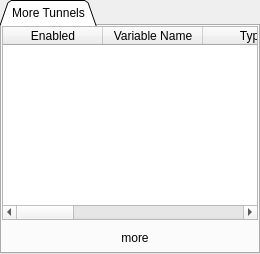
             <widget class="QTabWidget" name="tabEditMoreSettings">
              <property name="enabled">
               <bool>true</bool>
              </property>
              <property name="tabShape">
               <enum>QTabWidget::TabShape::Triangular</enum>
              </property>
              <property name="currentIndex">
               <number>0</number>
              </property>
              <property name="documentMode">
               <bool>false</bool>
              </property>
              <property name="movable">
               <bool>false</bool>
              </property>
              <widget class="QWidget" name="tabMoreTunnels">
               <attribute name="title">
                <string>More Tunnels</string>
               </attribute>
               <layout class="QVBoxLayout" name="verticalLayout_5">
                <property name="leftMargin">
                 <number>0</number>
                </property>
                <property name="topMargin">
                 <number>0</number>
                </property>
                <property name="rightMargin">
                 <number>0</number>
                </property>
                <property name="bottomMargin">
                 <number>3</number>
                </property>
                <item>
                 <widget class="MoreTunnelsEditWidget" name="widgetMoreTunnels" native="true">
                  <layout class="QGridLayout" name="gridLayout_8">
                   <property name="leftMargin">
                    <number>0</number>
                   </property>
                   <property name="topMargin">
                    <number>0</number>
                   </property>
                   <property name="rightMargin">
                    <number>0</number>
                   </property>
                   <property name="bottomMargin">
                    <number>0</number>
                   </property>
                   <item row="0" column="0">
                    <widget class="MoreTunnelsTableWidget" name="tableMoreTunnels">
                     <property name="editTriggers">
                      <set>QAbstractItemView::EditTrigger::DoubleClicked|QAbstractItemView::EditTrigger::EditKeyPressed|QAbstractItemView::EditTrigger::SelectedClicked</set>
                     </property>
                     <property name="tabKeyNavigation">
                      <bool>false</bool>
                     </property>
                     <property name="selectionMode">
                      <enum>QAbstractItemView::SelectionMode::SingleSelection</enum>
                     </property>
                     <property name="wordWrap">
                      <bool>false</bool>
                     </property>
                     <attribute name="horizontalHeaderHighlightSections">
                      <bool>false</bool>
                     </attribute>
                     <attribute name="horizontalHeaderStretchLastSection">
                      <bool>false</bool>
                     </attribute>
                     <attribute name="verticalHeaderVisible">
                      <bool>false</bool>
                     </attribute>
                     <attribute name="verticalHeaderHighlightSections">
                      <bool>false</bool>
                     </attribute>
                     <column>
                      <property name="text">
                       <string>Enabled</string>
                      </property>
                     </column>
                     <column>
                      <property name="text">
                       <string>Variable Name</string>
                      </property>
                     </column>
                     <column>
                      <property name="text">
                       <string>Type</string>
                      </property>
                     </column>
                     <column>
                      <property name="text">
                       <string>Local IP</string>
                      </property>
                     </column>
                     <column>
                      <property name="text">
                       <string>Local Port</string>
                      </property>
                     </column>
                     <column>
                      <property name="text">
                       <string>Remote Host</string>
                      </property>
                     </column>
                     <column>
                      <property name="text">
                       <string>Rem.. Port</string>
                      </property>
                     </column>
                     <column>
                      <property name="text">
                       <string>Description</string>
                      </property>
                     </column>
                    </widget>
                   </item>
                   <item row="1" column="0">
                    <widget class="QWidget" name="widgetMoreTunnelsButtons" native="true">
                     <layout class="QHBoxLayout" name="horizontalLayout">
                      <property name="spacing">
                       <number>4</number>
                      </property>
                      <property name="leftMargin">
                       <number>0</number>
                      </property>
                      <property name="topMargin">
                       <number>0</number>
                      </property>
                      <property name="rightMargin">
                       <number>0</number>
                      </property>
                      <property name="bottomMargin">
                       <number>0</number>
                      </property>
                      <item>
                       <widget class="QToolButton" name="btnMoreTunnelsAdd">
                        <property name="toolTip">
                         <string>Add (Ctrl+N)</string>
                        </property>
                        <property name="text">
                         <string/>
                        </property>
                        <property name="icon">
                         <iconset resource="res/resource.qrc">
                          <normaloff>:/icons/mt_010_btn_add.png</normaloff>:/icons/mt_010_btn_add.png</iconset>
                        </property>
                        <property name="autoRaise">
                         <bool>true</bool>
                        </property>
                       </widget>
                      </item>
                      <item>
                       <widget class="QToolButton" name="btnMoreTunnelsDelete">
                        <property name="toolTip">
                         <string>Delete (Del)</string>
                        </property>
                        <property name="text">
                         <string/>
                        </property>
                        <property name="icon">
                         <iconset resource="res/resource.qrc">
                          <normaloff>:/icons/mt_020_btn_del.png</normaloff>:/icons/mt_020_btn_del.png</iconset>
                        </property>
                        <property name="autoRaise">
                         <bool>true</bool>
                        </property>
                       </widget>
                      </item>
                      <item>
                       <widget class="QToolButton" name="btnMoreTunnelsMoveUp">
                        <property name="toolTip">
                         <string>Move Up (Ctrl+Up)</string>
                        </property>
                        <property name="text">
                         <string/>
                        </property>
                        <property name="icon">
                         <iconset resource="res/resource.qrc">
                          <normaloff>:/icons/mt_030_btn_up.png</normaloff>:/icons/mt_030_btn_up.png</iconset>
                        </property>
                        <property name="autoRaise">
                         <bool>true</bool>
                        </property>
                       </widget>
                      </item>
                      <item>
                       <widget class="QToolButton" name="btnMoreTunnelsMoveDown">
                        <property name="toolTip">
                         <string>Move Down (Ctrl+Down)</string>
                        </property>
                        <property name="text">
                         <string/>
                        </property>
                        <property name="icon">
                         <iconset resource="res/resource.qrc">
                          <normaloff>:/icons/mt_040_btn_down.png</normaloff>:/icons/mt_040_btn_down.png</iconset>
                        </property>
                        <property name="autoRaise">
                         <bool>true</bool>
                        </property>
                       </widget>
                      </item>
                      <item>
                       <widget class="QToolButton" name="btnMoreTunnelsMore">
                        <property name="text">
                         <string>more</string>
                        </property>
                        <property name="checkable">
                         <bool>true</bool>
                        </property>
                        <property name="autoRaise">
                         <bool>true</bool>
                        </property>
                       </widget>
                      </item>
                      <item>
                       <spacer name="horizontalSpacer_4">
                        <property name="orientation">
                         <enum>Qt::Orientation::Horizontal</enum>
                        </property>
                        <property name="sizeHint" stdset="0">
                         <size>
                          <width>40</width>
                          <height>20</height>
                         </size>
                        </property>
                       </spacer>
                      </item>
                     </layout>
                    </widget>
                   </item>
                  </layout>
                 </widget>
                </item>
               </layout>
              </widget>
             </widget>
